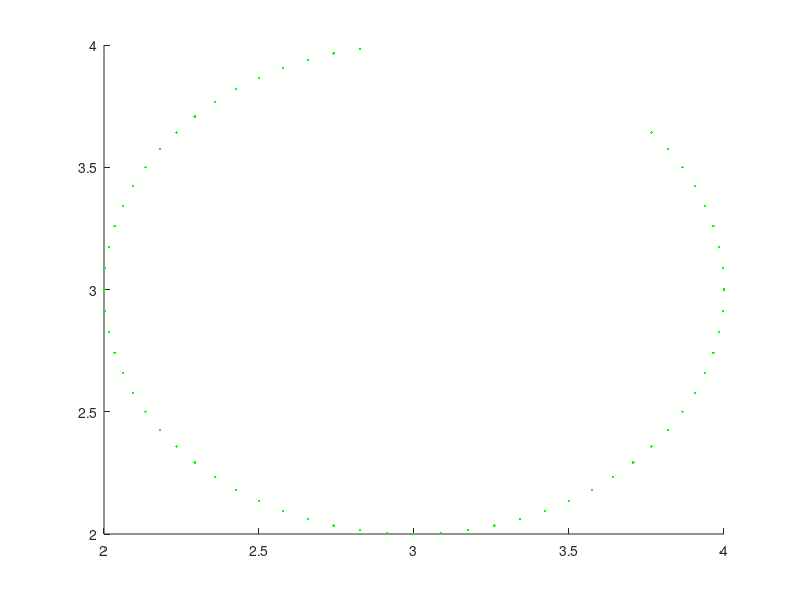

This figure's MATLAB source: (Note: this script raises an error after producing the figure.)
clear all;

m = 1.1;
b = 0 ;

x1 = [0:0.1:5] ;
y1 = m*x1+b ;

x2 = 3+sind([0:5:300]+50) ;
y2 = 3+cosd([0:5:300]+50) ;

%plot(x1,y1,'r') ;
hold on;
plot(x2,y2,'g.')

[Xout,Yout]	= ctrxline(m,b,x2,y2) ;

plot(Xout,Yout,'+') ;

return;

% INITIALISE OUTPUT
Xout = [] ;
Yout = [] ;

% LOOP OVER CONTOUR VERTICES

	% Make the parametric equation for this line
	vec	= @(x)m*x + b ;

	% Draw for the next contours x values
	yvec	= vec(x2) ;
plot(x2,yvec) ;

	% Find intersections
	I	= false(size(x2)) ;
	for jj = 2:numel(x2)
		if y2(jj) > yvec(jj) & y2(jj-1) <= yvec(jj-1) | y2(jj) < yvec(jj) & y2(jj-1) >= yvec(jj-1)
			I(jj) = true ;
		end
	end

	% Boundary
	if y2(1) > yvec(1) & y2(end) <= yvec(end) | y2(1) < yvec(1) & y2(end) >= yvec(end)
		I(1) = true ;
	end

	I	= find(I) ;

	% SOLVE FOR THE INTERCEPTS
	for jj = 1:numel(I) 
		if I(jj) == 1
			P	= polyfit([x2(I(jj)) x2(end)],[y2(I(jj)) y2(end)],1) ;
		else
			P	= polyfit([x2(I(jj)) x2(I(jj)-1)],[y2(I(jj)) y2(I(jj)-1)],1) ;
		end

		% Solve the linear system of these two lines
		A 	= [ m -1;  P(1) -1];
		B	= [-b	; -P(2)	];	
		X	= A\B ;
		Xout	= app(Xout,X(1)) ;
		Yout	= app(Yout,X(2)) ;
	end


plot(Xout,Yout,'+')
